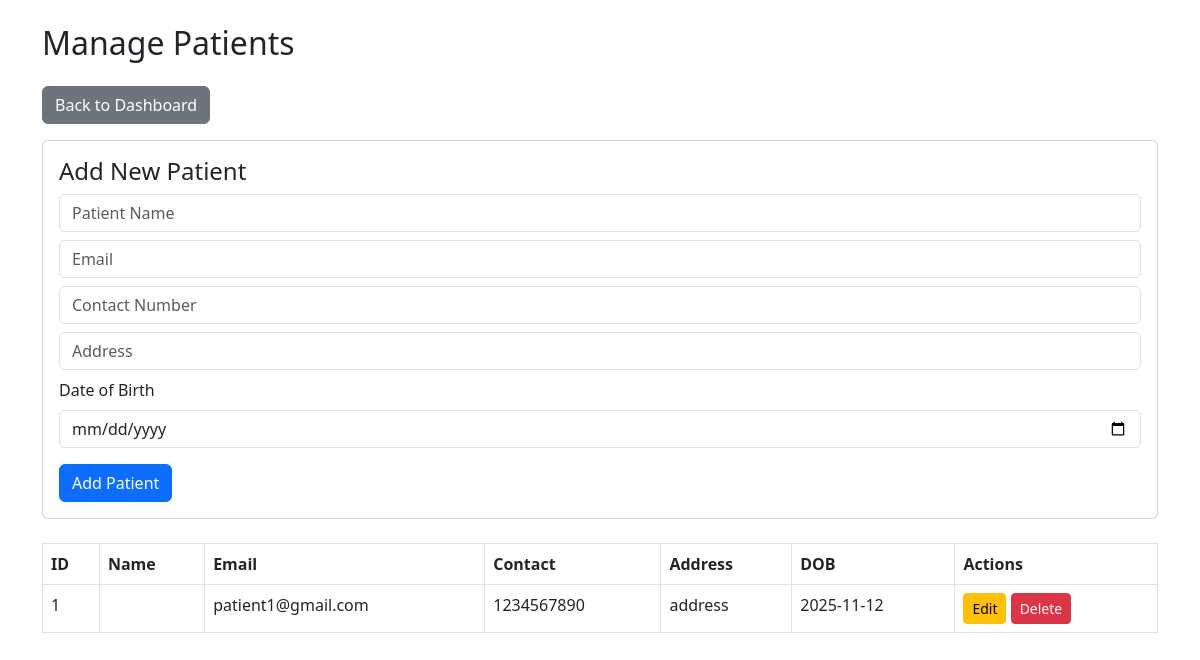
The page /admin/patients (signed in) on the database as committed earlier.
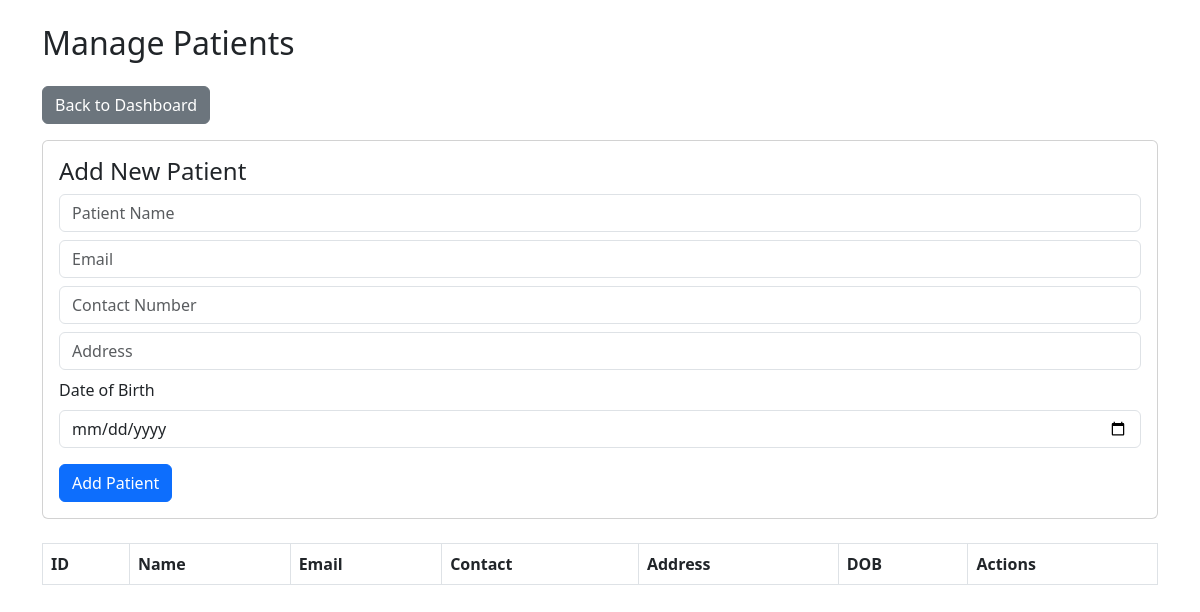
The same page on the database as committed later.
### app.py (models this page shows)
class PatientProfile(db.Model):
    id = db.Column(db.Integer, primary_key=True)
    email = db.Column(db.String(120), unique=True, nullable=False)
    contact = db.Column(db.String(20), nullable=False)
    address = db.Column(db.String(200), nullable=False)
    dob = db.Column(db.Date, nullable=False)
    user_id = db.Column(db.Integer, db.ForeignKey('user.id'), unique=True)

### app.py (the view)
@app.route("/admin/patients")
@login_required
def manage_patients():
    if current_user.role != "admin":
        abort(403)
    patients = PatientProfile.query.all()
    return render_template("manage_patients.html", patients=patients)

### app.py (called while the page is built)
@login_manager.user_loader
def load_user(user_id):
    return User.query.get(int(user_id))

@app.context_processor
def inject_user():
    return dict(current_user=current_user, now=datetime.now())

### templates/manage_patients.html (shortened to what this page needs)
<!DOCTYPE html>
<html lang="en">
<head>
    <link href="https://cdn.jsdelivr.net/npm/bootstrap@5.3.0/dist/css/bootstrap.min.css" rel="stylesheet">
</head>
<body>
<div class="container mt-4">
    <h2 class="mb-4">Manage Patients</h2>
    <a href="/admin/dashboard" class="btn btn-secondary mb-3">Back to Dashboard</a>
    <div class="card p-3 mb-4">
        <h4>Add New Patient</h4>
        <form method="POST" action="{{ url_for('add_patient') }}">
            <div class="mb-2">
                <input type="text" name="name" class="form-control" placeholder="Patient Name" required>
            </div>
            <div class="mb-2">
                <input type="email" name="email" class="form-control" placeholder="Email" required>
            </div>
            <div class="mb-2">
                <input type="text" name="contact" class="form-control" placeholder="Contact Number" required>
            </div>
            <div class="mb-2">
                <input type="text" name="address" class="form-control" placeholder="Address" required>
            </div>
            <div class="mb-2">
                <label class="form-label">Date of Birth</label>
                <input type="date" name="dob" class="form-control" required>
            </div>
            <button type="submit" class="btn btn-primary mt-2">Add Patient</button>
        </form>
    </div>
    <table class="table table-bordered">
        <thead>
        <tr>
            <th>ID</th><th>Name</th><th>Email</th><th>Contact</th><th>Address</th><th>DOB</th><th>Actions</th>
        </tr>
        </thead>
        <tbody>
        {% for patient in patients %}
        <tr>
            <td>{{ patient.id }}</td>
            <td>{{ patient.name }}</td>
            <td>{{ patient.email }}</td>
            <td>{{ patient.contact }}</td>
            <td>{{ patient.address }}</td>
            <td>{{ patient.dob if patient.dob else '' }}</td>
            <td>
                <a href="{{ url_for('edit_patient', patient_id=patient.id) }}" class="btn btn-warning btn-sm">Edit</a>
                <a href="{{ url_for('delete_patient', patient_id=patient.id) }}" class="btn btn-danger btn-sm" onclick="return confirm('Are you sure?')">Delete</a>
            </td>
        </tr>
        {% endfor %}
        </tbody>
    </table>
</div>
</body>
</html>

Rows that differ between the two databases and show on the page:
removed PatientProfile: id "1", email "patient1@gmail.com", contact "1234567890", address "address", dob "2025-11-12"
